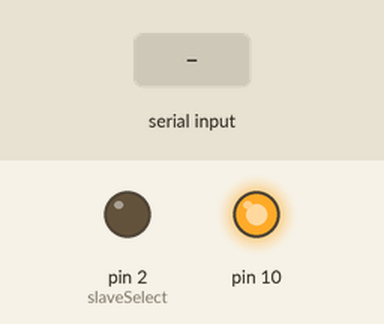
A sketch run on a simulated Arduino Uno, built with avr-gcc and run on an emulated ATmega328P. Shown: output pins drawn as LEDs (lit = HIGH). Inputs (shaded band) come from the test bench. What the sketch prints to the serial monitor is not drawn.

Above: at 2.8 s.
2.9 s: "90 45 200\n" received over Serial
5.9 s: "30 150 10\n" received over Serial
At 8.2 s:
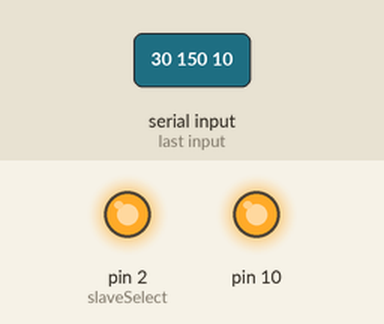
Timing chart, 0 to 9.7 s (numbered marks = the images above; inputs shaded):
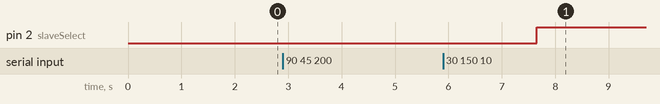

Measured:
- after the input at 2.9 s, every drawn part: stays the same
- after the input at 5.9 s, pin 2 (slaveSelect): LOW → HIGH after 1.8 s

The sketch:

scrambler.ino
```cpp
#include <SPI.h>

int slaveSelect = 2;
int delayTime = 50;

String inString = "";
int input_counter = 0;

bool sq_input = true;
int negative = 0;
String inStringK = "";

int data[64];
unsigned short Key = 65280;

float out_r[64]={};   //real part of transform
float out_im[64]={};  //imaginory part of transform

//int data[64]={14, 30, 35, 34, 34, 40, 46, 45, 30, 4,  -26,  -48,  -55,  -49,  -37,
//-28,  -24,  -22,  -13,  6,  32, 55, 65, 57, 38, 17, 1,  -6, -11,  -19,  -34,
//-51,  -61,  -56,  -35,  -7, 18, 32, 35, 34, 35, 41, 46, 43, 26, -2, -31,  -50,
//-55,  -47,  -35,  -27,  -24,  -21,  -10,  11, 37, 58, 64, 55, 34, 13, -1, -7
//};
//*/

void scrambler(){
  unsigned short shift_check = 2;
  int second_part = (64 / 2);
  float left_first;
  float left_second;

  float right_first;
  float right_second;

  for(int i = 1; i < 15; i++ ) {
    if ((shift_check & Key) > 0){
      ///////////REAL///////////
      left_first = out_r[i];
      left_second = out_r[second_part - i];

      right_first = out_r[i + second_part];
      right_second = out_r[(second_part*2) - i];

      out_r[i] = left_second;
      out_r[second_part - i ] = left_first;
      out_r[i + second_part] = right_second;
      out_r[(second_part*2) - i] = right_first;


      ///////////IMAGE///////////
      left_first = out_im[i];
      left_second = out_im[second_part - i];

      right_first = out_im[i + second_part];
      right_second = out_im[(second_part*2) - i];

      out_im[i] = left_second;
      out_im[second_part - i] = left_first;
      out_im[i + second_part] = right_second;
      out_im[(second_part*2) - i] = right_first;
    }
    shift_check <<= 1;
  }

//    for(int i = 15; i >= 0; i--) {
//      float left_first = out_r[i];
//      float left_second = out_r[31-i];
//
//      float right_first = out_r[i+32];
//      float right_second = out_r[32+31-i];
//
//      out_r[i] = left_second;
//      out_r[31-i] = left_first;
//      out_r[i+32] = right_second;
//      out_r[32+31-i] = right_first;
//
//
//      left_first = out_im[i];
//      left_second = out_im[31-i];
//
//      right_first = out_im[i+32];
//      right_second = out_im[32+31-i];
//
//      out_im[i] = left_second;
//      out_im[31-i] = left_first;
//      out_im[i+32] = right_second;
//      out_im[32+31-i] = right_first;
//    }

  Serial.println("\n\nReal + Image transformed sequence AFTER scrambling");
  for(int i=0;i<64;i++){
    Serial.print(float(out_r[i])/64);
    Serial.print(' ');                                     // uncomment to print RAW o/p
    Serial.print(float(out_im[i])/64);
    Serial.print('/');
  }
}

void setup(){
  Serial.begin(9600);
  pinMode(slaveSelect, OUTPUT);
  SPI.begin();
  SPI.setBitOrder(LSBFIRST);

  Serial.print("Input sequential: ");
}


void loop(){

while (Serial.available() > 0) {
  if (sq_input){
    int inChar = Serial.read();
    if ((char)inChar == '-'){
        negative = 1;
    }

    if (isDigit(inChar)) {
      inString += (char)inChar;
    }

    if (inChar == ' ') {
      data[input_counter] = inString.toInt();
      if (negative == 1){
        data[input_counter] = -1 * data[input_counter];
      }
      inString = "";
      input_counter++;
      negative = 0;
    }

    if (inChar == '\n') {
      data[input_counter] = inString.toInt();
      if (negative == 1){
        data[input_counter] = -1 * data[input_counter];
      }

      for(int i=0;i<64;i++){
        Serial.print(data[i]);
        Serial.print(' ');
      }
      Serial.print("\nSequence received successfully\n");

      negative = 0;
      inString = "";
      input_counter = 0;
      sq_input = false;
      Serial.print("\nKey value: ");
    }
  }

  if (!sq_input){
    while (Serial.available() > 0) {
      int inChar = Serial.read();
      if (isDigit(inChar)) {
        inStringK += (char)inChar;
      }

      if (inChar == '\n') {
        Key = inStringK.toInt();
        Serial.println(Key);
        Serial.print("Key received successfully\n");

        inStringK = "";
        sq_input = true;

        FFT(data,64);
        scrambler();
        IFFT(64);

//        SPI.transfer(output_num+1);
        for(int i=0;i<64;i++){
          digitalWrite(slaveSelect, LOW);
          SPI.transfer(int(float(out_r[i])/64));
          digitalWrite(slaveSelect, HIGH);
          delay(50);
        }
        digitalWrite(slaveSelect, LOW);
        SPI.transfer(255);
        digitalWrite(slaveSelect, HIGH);


        Serial.print("\n\n\nInput sequential: ");
      }
    }
  }
}


//  delay(99999);

}


//-----------------------------FFT Function----------------------------------------------//

float FFT(int in[],byte N){

  unsigned int data[13]={1,2,4,8,16,32,64,128,256,512,1024,2048};
  int a,c1,f,o,x;
  a=N;

  //calculating the levels
  for(int i = 0; i < 12; i++){
    if(data[i] <= a){
      o=i;
    }
  }

  int in_ps[data[o]]={};     //input for sequencing


  x = 0;
  // bit reversal
  for(int b = 0; b < o; b++){
    c1 = data[b];
    f = data[o] / (c1 + c1);
      for(int j = 0; j < c1; j++){
        x++;
        in_ps[x]= in_ps[j] + f;
      }
   }

  // update input array as per bit reverse order
  for(int i = 0; i < data[o]; i++){
    if(in_ps[i] < a){
      out_r[i] = in[in_ps[i]];
    }
    if(in_ps[i] > a){
      out_r[i] = in[in_ps[i] - a];
    }
  }


  int i10,i11,n1;
  float e,c,s,tr,ti;

  //fft
  for(int i = 0; i < o; i++){
    i10=data[i];              // overall values of sine/cosine  :
    i11=data[o]/data[i+1];    // loop with similar sine cosine:
    e=6.283185307/data[i+1];
    e=0-e;
    n1=0;

    for(int j=0;j<i10;j++){
      c=cos(e*j);
      s=sin(e*j);
      n1=j;

      for(int k=0;k<i11;k++){
        tr=c*out_r[i10+n1]-s*out_im[i10+n1];
        ti=s*out_r[i10+n1]+c*out_im[i10+n1];

        out_r[n1+i10]=out_r[n1]-tr;
        out_r[n1]=out_r[n1]+tr;

        out_im[n1+i10]=out_im[n1]-ti;
        out_im[n1]=out_im[n1]+ti;

        n1=n1+i10+i10;
      }
    }
  }

//  /*
  Serial.println("\n\nReal + Image transformed sequence BEFORE scrambling");
  for(int i=0;i<data[o];i++){
    Serial.print(float(out_r[i])/N);
    Serial.print(' ');                                     // uncomment to print RAW o/p
    Serial.print(float(out_im[i])/N);
    Serial.print('/');
  }
//  */


} // END FFT function


//-----------------------------IFFT Function----------------------------------------------//

float IFFT(byte N){

  unsigned int data[13]={1,2,4,8,16,32,64,128,256,512,1024,2048};
  int a,c1,f,o,x;
  a=N;


  for(int i = 0; i < N; i++){
    out_im[i] = -1 * out_im[i];
  }


  //calculating the levels
  for(int i = 0; i < 12; i++){
    if(data[i] <= a){
      o=i;
    }
  }

  int in_ps[data[o]]={};     //input for sequencing
  float out_r_cp[data[o]]={};   //real part of transform
  float out_im_cp[data[o]]={};  //imaginory part of transform

  x = 0;
  // bit reversal
  for(int b = 0; b < o; b++){
    c1 = data[b];
    f = data[o] / (c1 + c1);
      for(int j = 0; j < c1; j++){
        x++;
        in_ps[x] = in_ps[j] + f;
      }
   }

  // update input array as per bit reverse order
  for(int i = 0; i < data[o]; i++){
    if(in_ps[i] < a){
      out_r_cp[i] = out_r[in_ps[i]];
      out_im_cp[i] = out_im[in_ps[i]];
    }
    if(in_ps[i] > a){
      out_r_cp[i] = out_r[in_ps[i] - a];
      out_im_cp[i] = out_im[in_ps[i] - a];
    }
  }

  for(int i = 0; i < N; i++){
    out_r[i] = out_r_cp[i];
    out_im[i] = out_im_cp[i];
  }


  int i10,i11,n1;
  float e,c,s,tr,ti;

  //ifft
  for(int i = 0; i < o; i++){
    i10=data[i];              // overall values of sine/cosine  :
    i11=data[o]/data[i+1];    // loop with similar sine cosine:
    e=6.283185307/data[i+1];
    e=0-e;
    n1=0;

    for(int j=0;j<i10;j++){
      c=cos(e*j);
      s=sin(e*j);
      n1=j;

      for(int k=0;k<i11;k++){
        tr=c*out_r[i10+n1]-s*out_im[i10+n1];
        ti=s*out_r[i10+n1]+c*out_im[i10+n1];

        out_r[n1+i10]=out_r[n1]-tr;
        out_r[n1]=out_r[n1]+tr;

        out_im[n1+i10]=out_im[n1]-ti;
        out_im[n1]=out_im[n1]+ti;

        n1=n1+i10+i10;
      }
    }
  }


  for(int i = 0; i < data[o]; i++){
    out_im[i] = -1 * out_im[i];
  }

//  /*
  Serial.println("\n\nData sequence AFTER scrambling");
  for(int i=0;i<data[o];i++){
    Serial.print(int(float(out_r[i])/N));
    Serial.print(' ');                                     // uncomment to print RAW o/p
//    Serial.print(float(out_im[i])/N);
//    Serial.print('/');
  }
//  */

} // END IFFT function
```
